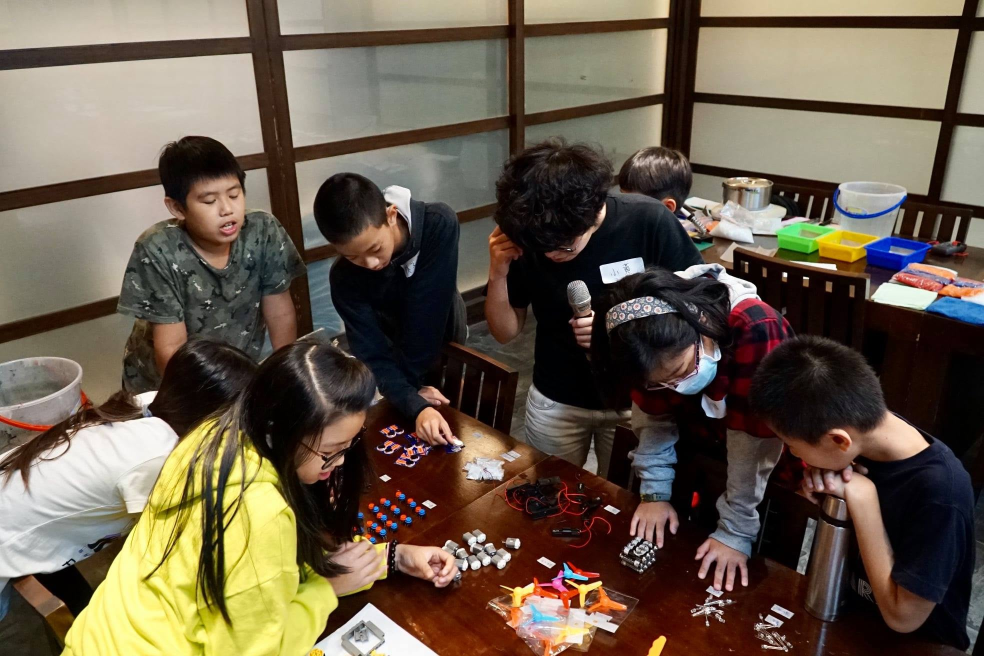
#> input picture 05_curation/05_000_body/images/001.jpg, 1968 x 1312 px, given in place of exhibition_cover_1_wide_1772549174905.png, which was not available (shown at 1/2 size)
$ python apply_05_covers.py
#> lines starting #> are read from the running program, lines starting #| are printed output that depends on the picture
import os
from PIL import Image

def main():
    img_files = [
        '/Users/huang/.gemini/antigravity/brain/22b0ea46-f92b-4027-9cba-61555ab559af/exhibition_cover_1_wide_1772549174905.png',
        '/Users/huang/.gemini/antigravity/brain/22b0ea46-f92b-4027-9cba-61555ab559af/exhibition_cover_2_wide_1772549194123.png',
        '/Users/huang/.gemini/antigravity/brain/22b0ea46-f92b-4027-9cba-61555ab559af/exhibition_cover_3_wide_1772549212196.png',
        '/Users/huang/.gemini/antigravity/brain/22b0ea46-f92b-4027-9cba-61555ab559af/exhibition_cover_4_wide_1772549231892.png',
        '/Users/huang/.gemini/antigravity/brain/22b0ea46-f92b-4027-9cba-61555ab559af/exhibition_cover_5_wide_1772549246128.png',
        '/Users/huang/.gemini/antigravity/brain/22b0ea46-f92b-4027-9cba-61555ab559af/exhibition_cover_6_wide_1772549264157.png',
        '/Users/huang/.gemini/antigravity/brain/22b0ea46-f92b-4027-9cba-61555ab559af/exhibition_cover_7_wide_1772549281984.png',
        '/Users/huang/.gemini/antigravity/brain/22b0ea46-f92b-4027-9cba-61555ab559af/exhibition_cover_8_wide_1772549304337.png',
        '/Users/huang/.gemini/antigravity/brain/22b0ea46-f92b-4027-9cba-61555ab559af/exhibition_cover_9_wide_1772549325515.png',
        '/Users/huang/.gemini/antigravity/brain/22b0ea46-f92b-4027-9cba-61555ab559af/exhibition_cover_10_wide_1772549342947.png'
    ]

    base_dir = '/Users/huang/Documents/008_vibeCoding/myCases/05_curation/'

    processed_imgs = []
    for fp in img_files:
        try:
            img = Image.open(fp).convert('RGB')
#> img is the input picture: PIL image 1968x1312 RGB; mean R, G, B 103.9, 90.8, 75.3
            target_w, target_h = 1920, 1080
            aspect_target = target_w / target_h
            aspect_img = img.width / img.height
#> aspect_img = 1.5

            if aspect_img > aspect_target:
                new_w = int(img.height * aspect_target)
                offset = (img.width - new_w) // 2
                img_cropped = img.crop((offset, 0, offset + new_w, img.height))
            else:
                new_h = int(img.width / aspect_target)
#> new_h = 1107
                offset = (img.height - new_h) // 2
#> offset = 102
                img_cropped = img.crop((0, offset, img.width, offset + new_h))
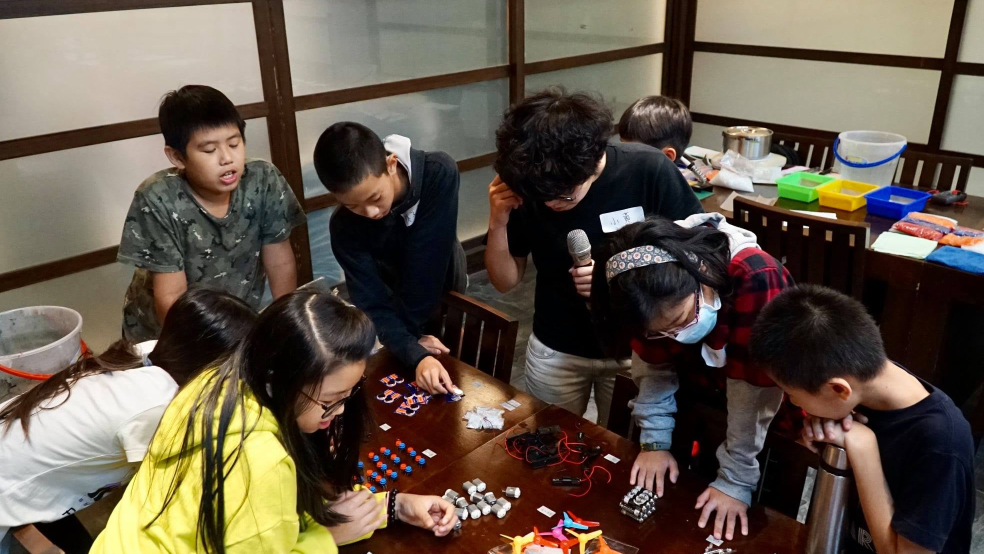
#> img_cropped: PIL image 1968x1107 RGB (shown at 1/2 size); mean R, G, B 97.2, 85.4, 72.8

            img_resized = img_cropped.resize((target_w, target_h), Image.Resampling.LANCZOS)
            processed_imgs.append(img_resized)
        except Exception as e:
            print(f"Skipping {fp}: {e}")
#> pass 2 of the loop in main, `for fp in img_files:`:
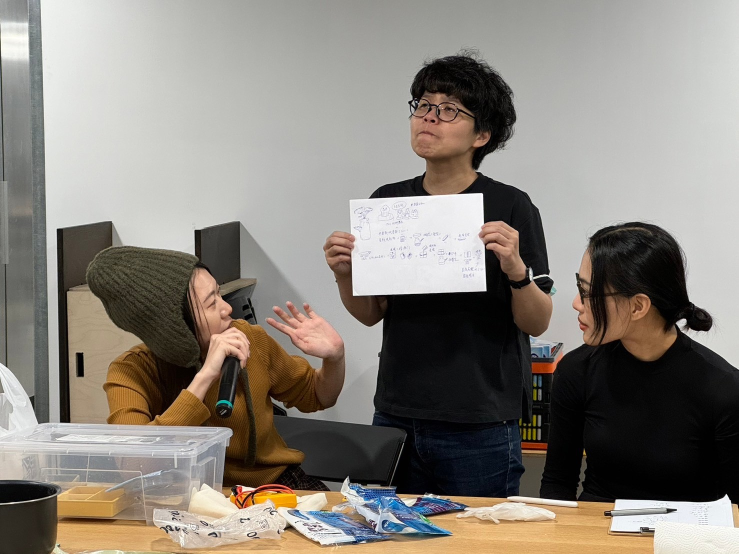
#> input picture 05_curation/05_004-GrowingSlow/images/LINE_ALBUM_20241211 菌菌出土日_241212_90.jpg, 1477 x 1108 px, given in place of exhibition_cover_2_wide_1772549194123.png, which was not available (shown at 1/2 size)
#> in main, img is the input picture: PIL image 1477x1108 RGB; mean R, G, B 137.3, 131.1, 123.2
#> in main, `img_cropped = img.crop((0, offset, img.width, offset + new_h))`:
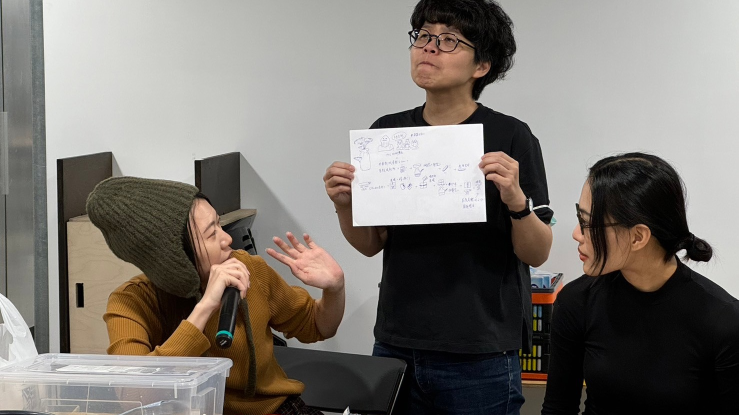
#> img_cropped: PIL image 1477x830 RGB (shown at 1/2 size); mean R, G, B 125.8, 120.5, 114.7

    num_imgs = len(processed_imgs)
    if num_imgs == 0:
        print("No images to process.")
        return

    # Assign to 05 folders
    folders = [f for f in sorted(os.listdir(base_dir)) if f.startswith('05_0')]
    for i, folder in enumerate(folders):
        full_path = os.path.join(base_dir, folder)
        images_dir = os.path.join(full_path, 'images')
        os.makedirs(images_dir, exist_ok=True)
        target_path = os.path.join(images_dir, 'cover.png')

        # Cycle through available images
        selected_img = processed_imgs[i % num_imgs]
        selected_img.save(target_path, 'PNG')
        print(f'Assigned image to {target_path}')

if __name__ == '__main__':
    main()
